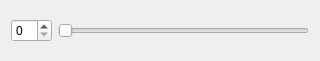
<?xml version="1.0" encoding="UTF-8"?>
<ui version="4.0">
 <class>SmallWidget</class>
 <widget class="QWidget" name="SmallWidget">
  <property name="geometry">
   <rect>
    <x>0</x>
    <y>0</y>
    <width>320</width>
    <height>61</height>
   </rect>
  </property>
  <property name="windowTitle">
   <string>Form</string>
  </property>
  <layout class="QHBoxLayout" name="horizontalLayout_2">
   <item>
    <layout class="QHBoxLayout" name="horizontalLayout">
     <item>
      <widget class="QSpinBox" name="spinBox"/>
     </item>
     <item>
      <widget class="QSlider" name="horizontalSlider">
       <property name="orientation">
        <enum>Qt::Horizontal</enum>
       </property>
      </widget>
     </item>
    </layout>
   </item>
  </layout>
 </widget>
 <resources/>
 <connections/>
</ui>
